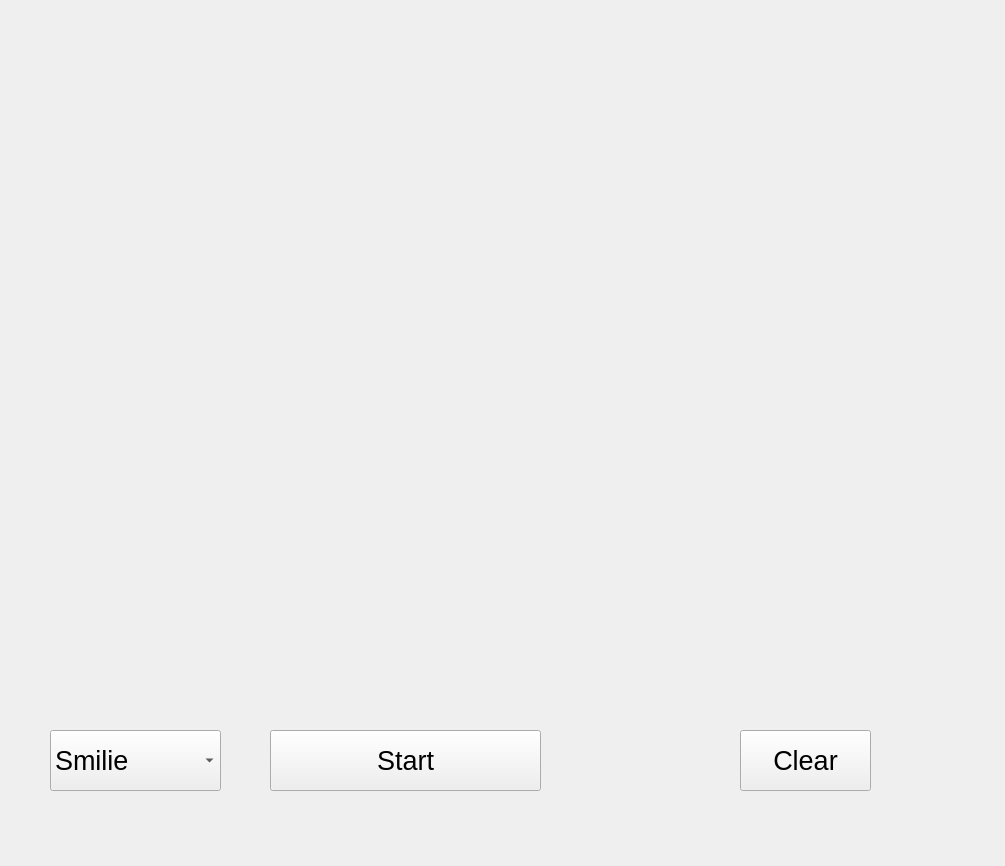
<?xml version="1.0" encoding="UTF-8"?>
<ui version="4.0">
 <class>Geburtstag</class>
 <widget class="QWidget" name="Geburtstag">
  <property name="geometry">
   <rect>
    <x>0</x>
    <y>0</y>
    <width>1005</width>
    <height>866</height>
   </rect>
  </property>
  <property name="windowTitle">
   <string>Form</string>
  </property>
  <widget class="QPushButton" name="pushButton">
   <property name="geometry">
    <rect>
     <x>270</x>
     <y>730</y>
     <width>271</width>
     <height>61</height>
    </rect>
   </property>
   <property name="font">
    <font>
     <pointsize>20</pointsize>
    </font>
   </property>
   <property name="text">
    <string>Start</string>
   </property>
  </widget>
  <widget class="QPushButton" name="ClearButton">
   <property name="geometry">
    <rect>
     <x>740</x>
     <y>730</y>
     <width>131</width>
     <height>61</height>
    </rect>
   </property>
   <property name="font">
    <font>
     <pointsize>20</pointsize>
    </font>
   </property>
   <property name="text">
    <string>Clear</string>
   </property>
  </widget>
  <widget class="QComboBox" name="LogoSelect">
   <property name="geometry">
    <rect>
     <x>50</x>
     <y>730</y>
     <width>171</width>
     <height>61</height>
    </rect>
   </property>
   <property name="font">
    <font>
     <pointsize>20</pointsize>
    </font>
   </property>
   <item>
    <property name="text">
     <string>Smilie</string>
    </property>
   </item>
   <item>
    <property name="text">
     <string>ADL</string>
    </property>
   </item>
   <item>
    <property name="text">
     <string>IPE</string>
    </property>
   </item>
   <item>
    <property name="text">
     <string>KIT</string>
    </property>
   </item>
  </widget>
 </widget>
 <resources/>
 <connections/>
</ui>
